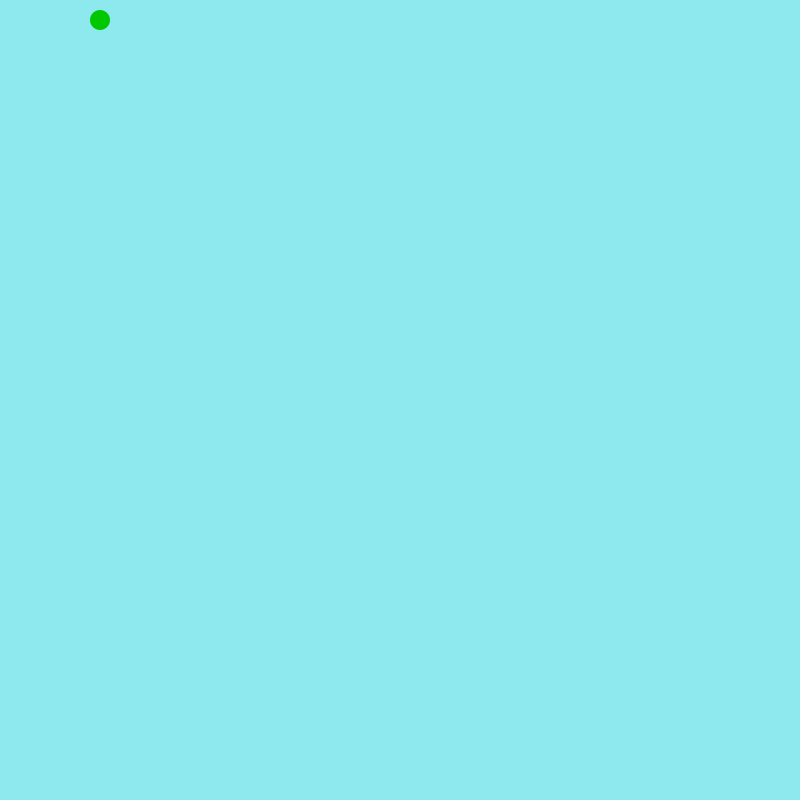
Frame 1 (no input)
Frame 60 (the mouse pressed at the canvas centre just before this capture): identical to frame 1, image omitted
Frame 120 (the mouse held since frame 60 and released just before this capture): identical to frame 1, image omitted

The Processing sketch that drew this single still picture (run headless with seeded random() and noise(); from frame 60 on, the mouse is pressed at the canvas centre):

// Processing sketch: FishFeeder
// ── FishFeeder.pde
int foodX = 100;
int foodY = 20;
void setup(){
size(800, 800);
}
void draw(){
background(141, 233, 237);
fill(0, 200, 0);
noStroke();
ellipse(foodX, foodY, 20, 20);

}
